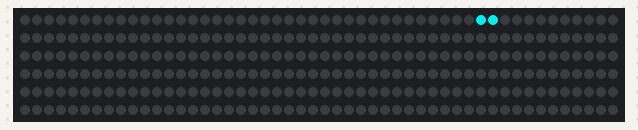
The sketch below on a simulated Arduino Uno, built with avr-gcc and run on an emulated ATmega328P. Parts: 300 RGB LEDs in strip order, left to right, continuing on the next row.

Above: at 0.2 s.
At 4.1 s:
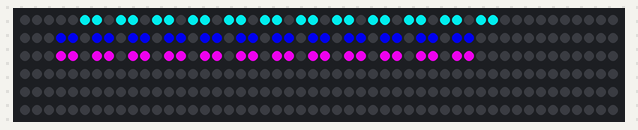
At 8.1 s:
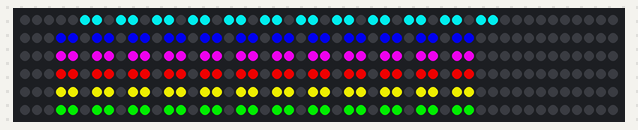
At 9.1 s:
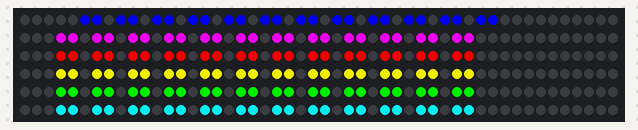
At 10.2 s:
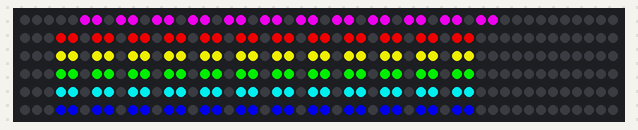
At 13.2 s:
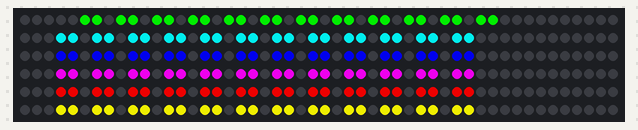

Measured:
- by itself, everything shown: repeats every 6.1 s, in 6 steps
- what the display in image 2 shows lasts 1.0 s, from 8.1 s to 9.1 s

The sketch:

led_strip_test.ino
```cpp
#include <Adafruit_NeoPixel.h>

// Which pin on the Arduino is connected to the NeoPixels?
// On a Trinket or Gemma we suggest changing this to 1:
#define LED_PIN    6

// How many NeoPixels are attached to the Arduino?
#define LED_COUNT 300

// Declare our NeoPixel strip object:
Adafruit_NeoPixel strip(LED_COUNT, LED_PIN, NEO_GRB + NEO_KHZ800);
// Argument 1 = Number of pixels in NeoPixel strip
// Argument 2 = Arduino pin number (most are valid)
// Argument 3 = Pixel type flags, add together as needed:
//   NEO_KHZ800  800 KHz bitstream (most NeoPixel products w/WS2812 LEDs)
//   NEO_KHZ400  400 KHz (classic 'v1' (not v2) FLORA pixels, WS2811 drivers)
//   NEO_GRB     Pixels are wired for GRB bitstream (most NeoPixel products)
//   NEO_RGB     Pixels are wired for RGB bitstream (v1 FLORA pixels, not v2)
//   NEO_RGBW    Pixels are wired for RGBW bitstream (NeoPixel RGBW products)

#define ROW0  5
#define ROW1  53
#define ROW2  103
#define ROW3  153
#define ROW4  203
#define ROW5  253

int red[6][12];
int green[6][12];
int blue[6][12];

void setup() {
  // put your setup code here, to run once:
  strip.begin();
  for (int y = 0; y < 6; y++) {
    for (int x = 0; x < 12; x++) {
      switch(y) {
        case(0):
          red[y][x] = 0;
          green[y][x] = 200;
          blue[y][x] = 200;
          break;
        case(1):
          red[y][x] = 0;
          green[y][x] = 0;
          blue[y][x] = 200;
          break;
        case(2):
          red[y][x] = 200;
          green[y][x] = 0;
          blue[y][x] = 200;
          break;
        case(3):
          red[y][x] = 200;
          green[y][x] = 0;
          blue[y][x] = 0;
          break;
        case(4):
          red[y][x] = 200;
          green[y][x] = 200;
          blue[y][x] = 0;
          break;
        case(5):
          red[y][x] = 0;
          green[y][x] = 200;
          blue[y][x] = 0;
          break;
        default:
          break;
      }
    }
  }

  for (int i = ROW0; i < 41; i+=3) {
    delay(100);
    strip.fill(strip.Color(red[0][(i-ROW0)/3], green[0][(i-ROW0)/3], blue[0][(i-ROW0)/3]), 43-i, 2); // Stops after index 38
    strip.show();
  }
  for (int j = ROW1; j < 89; j+=3) {
    delay(100);
    strip.fill(strip.Color(red[1][(j-ROW1)/3], green[1][(j-ROW1)/3], blue[1][(j-ROW1)/3]), j, 2); // Stops after index 86
    strip.show();
  }
  for (int k = ROW2; k < 139; k+=3) {
    delay(100);
    strip.fill(strip.Color(red[2][(k-ROW2)/3], green[2][(k-ROW2)/3], blue[2][(k-ROW2)/3]), 239-k, 2); // Stops after index 136
    strip.show();
  }
  for (int l = ROW3; l < 188; l+=3) {
    delay(100);
    strip.fill(strip.Color(red[3][(l-ROW3)/3], green[3][(l-ROW3)/3], blue[3][(l-ROW3)/3]), l, 2); // Stops after index 186
    strip.show();
  }
  for (int m = ROW4; m < 239; m+=3) {
    delay(100);
    strip.fill(strip.Color(red[4][(m-ROW4)/3], green[4][(m-ROW4)/3], blue[4][(m-ROW4)/3]), 439-m, 2); // Stops after index 236
    strip.show();
  }
  for (int n = ROW5; n < 288; n+=3) {
    delay(100);
    strip.fill(strip.Color(red[5][(n-ROW5)/3], green[5][(n-ROW5)/3], blue[5][(n-ROW5)/3]), n, 2); // Stops after index 286
    strip.show();
  }
  strip.show(); // Initialize all specific pixels to 'on'
}

void loop() {
  // put your main code here, to run repeatedly:
  delay(1000);

  for (int x = 0; x < 12; x++) {
    int prev_red = red[0][x];
    int prev_green = green[0][x];
    int prev_blue = blue[0][x];
    int y = 1;
    while (y < 6) {
      red[y-1][x] = red[y][x];
      green[y-1][x] = green[y][x];
      blue[y-1][x] = blue[y][x];
      y++;
    }
    red[5][x] = prev_red;
    green[5][x] = prev_green;
    blue[5][x] = prev_blue;
  }

  for (int i = ROW0; i < 41; i+=3) {
    strip.fill(strip.Color(red[0][(i-ROW0)/3], green[0][(i-ROW0)/3], blue[0][(i-ROW0)/3]), 43-i, 2); // Stops after index 38
    //strip.show();
  }
  for (int j = ROW1; j < 89; j+=3) {
    strip.fill(strip.Color(red[1][(j-ROW1)/3], green[1][(j-ROW1)/3], blue[1][(j-ROW1)/3]), j, 2); // Stops after index 86
    //strip.show();
  }
  for (int k = ROW2; k < 139; k+=3) {
    strip.fill(strip.Color(red[2][(k-ROW2)/3], green[2][(k-ROW2)/3], blue[2][(k-ROW2)/3]), 239-k, 2); // Stops after index 136
    //strip.show();
  }
  for (int l = ROW3; l < 188; l+=3) {
    strip.fill(strip.Color(red[3][(l-ROW3)/3], green[3][(l-ROW3)/3], blue[3][(l-ROW3)/3]), l, 2); // Stops after index 186
    //strip.show();
  }
  for (int m = ROW4; m < 239; m+=3) {
    strip.fill(strip.Color(red[4][(m-ROW4)/3], green[4][(m-ROW4)/3], blue[4][(m-ROW4)/3]), 439-m, 2); // Stops after index 236
    //strip.show();
  }
  for (int n = ROW5; n < 288; n+=3) {
    strip.fill(strip.Color(red[5][(n-ROW5)/3], green[5][(n-ROW5)/3], blue[5][(n-ROW5)/3]), n, 2); // Stops after index 286
    //strip.show();
  }
  strip.show();
}
```
